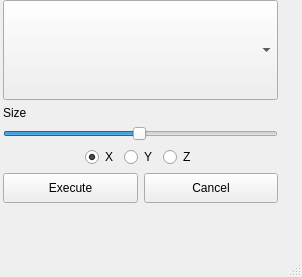
<?xml version="1.0" encoding="UTF-8"?>
<ui version="4.0">
 <class>CtrlBuilder</class>
 <widget class="QMainWindow" name="CtrlBuilder">
  <property name="geometry">
   <rect>
    <x>0</x>
    <y>0</y>
    <width>302</width>
    <height>277</height>
   </rect>
  </property>
  <property name="sizePolicy">
   <sizepolicy hsizetype="Fixed" vsizetype="Fixed">
    <horstretch>0</horstretch>
    <verstretch>0</verstretch>
   </sizepolicy>
  </property>
  <property name="windowTitle">
   <string>CtrlBuilder</string>
  </property>
  <property name="windowOpacity">
   <double>1.000000000000000</double>
  </property>
  <widget class="QWidget" name="centralwidget">
   <widget class="QWidget" name="verticalLayoutWidget_2">
    <property name="geometry">
     <rect>
      <x>0</x>
      <y>0</y>
      <width>301</width>
      <height>255</height>
     </rect>
    </property>
    <layout class="QVBoxLayout" name="vlayout" stretch="0,0,0,0,0">
     <property name="spacing">
      <number>6</number>
     </property>
     <property name="sizeConstraint">
      <enum>QLayout::SetFixedSize</enum>
     </property>
     <property name="leftMargin">
      <number>3</number>
     </property>
     <property name="rightMargin">
      <number>3</number>
     </property>
     <property name="bottomMargin">
      <number>25</number>
     </property>
     <item>
      <widget class="QComboBox" name="cb_shape">
       <property name="sizePolicy">
        <sizepolicy hsizetype="MinimumExpanding" vsizetype="Fixed">
         <horstretch>0</horstretch>
         <verstretch>0</verstretch>
        </sizepolicy>
       </property>
       <property name="minimumSize">
        <size>
         <width>275</width>
         <height>100</height>
        </size>
       </property>
      </widget>
     </item>
     <item>
      <widget class="QLabel" name="lbl_size">
       <property name="text">
        <string>Size</string>
       </property>
      </widget>
     </item>
     <item>
      <widget class="QSlider" name="sldr">
       <property name="minimum">
        <number>1</number>
       </property>
       <property name="maximum">
        <number>200</number>
       </property>
       <property name="singleStep">
        <number>1</number>
       </property>
       <property name="value">
        <number>100</number>
       </property>
       <property name="orientation">
        <enum>Qt::Horizontal</enum>
       </property>
       <property name="tickPosition">
        <enum>QSlider::NoTicks</enum>
       </property>
      </widget>
     </item>
     <item>
      <layout class="QHBoxLayout" name="horizontalLayout">
       <item>
        <spacer name="horizontalSpacer">
         <property name="orientation">
          <enum>Qt::Horizontal</enum>
         </property>
         <property name="sizeHint" stdset="0">
          <size>
           <width>40</width>
           <height>20</height>
          </size>
         </property>
        </spacer>
       </item>
       <item>
        <widget class="QRadioButton" name="btn_axis_x">
         <property name="text">
          <string>X</string>
         </property>
         <property name="checked">
          <bool>true</bool>
         </property>
        </widget>
       </item>
       <item>
        <widget class="QRadioButton" name="btn_axis_y">
         <property name="text">
          <string>Y</string>
         </property>
        </widget>
       </item>
       <item>
        <widget class="QRadioButton" name="btn_axis_z">
         <property name="text">
          <string>Z</string>
         </property>
        </widget>
       </item>
       <item>
        <spacer name="horizontalSpacer_2">
         <property name="orientation">
          <enum>Qt::Horizontal</enum>
         </property>
         <property name="sizeHint" stdset="0">
          <size>
           <width>40</width>
           <height>20</height>
          </size>
         </property>
        </spacer>
       </item>
      </layout>
     </item>
     <item>
      <layout class="QHBoxLayout" name="horizontalLayout_5">
       <item>
        <widget class="QPushButton" name="btn_execute">
         <property name="sizePolicy">
          <sizepolicy hsizetype="Minimum" vsizetype="Preferred">
           <horstretch>0</horstretch>
           <verstretch>0</verstretch>
          </sizepolicy>
         </property>
         <property name="minimumSize">
          <size>
           <width>0</width>
           <height>30</height>
          </size>
         </property>
         <property name="text">
          <string>Execute</string>
         </property>
        </widget>
       </item>
       <item>
        <widget class="QPushButton" name="btn_cancel">
         <property name="sizePolicy">
          <sizepolicy hsizetype="Minimum" vsizetype="Preferred">
           <horstretch>0</horstretch>
           <verstretch>0</verstretch>
          </sizepolicy>
         </property>
         <property name="minimumSize">
          <size>
           <width>0</width>
           <height>30</height>
          </size>
         </property>
         <property name="text">
          <string>Cancel</string>
         </property>
        </widget>
       </item>
      </layout>
     </item>
    </layout>
   </widget>
  </widget>
  <widget class="QMenuBar" name="menubar">
   <property name="geometry">
    <rect>
     <x>0</x>
     <y>0</y>
     <width>302</width>
     <height>21</height>
    </rect>
   </property>
  </widget>
  <widget class="QStatusBar" name="statusbar"/>
 </widget>
 <resources/>
 <connections/>
</ui>
